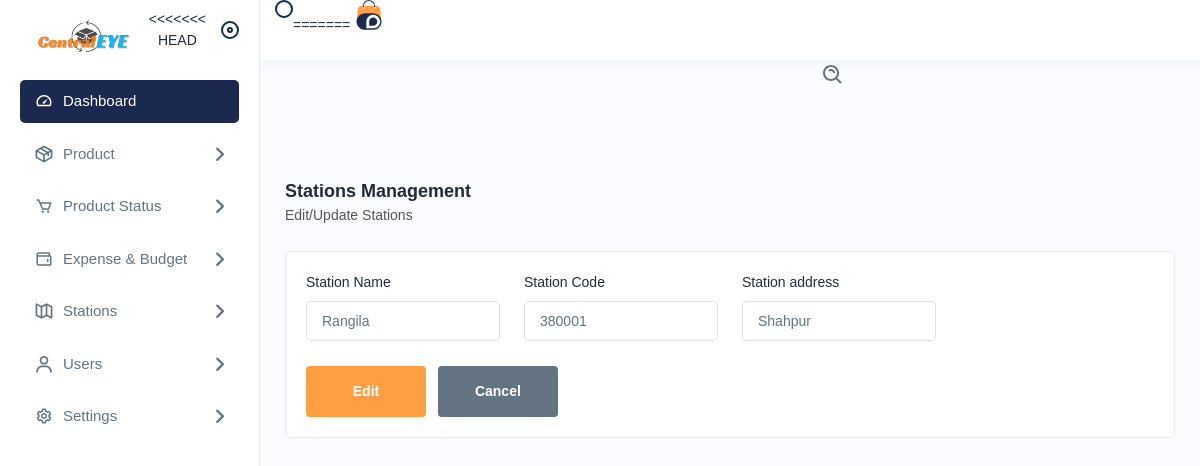
The app's page /editstation/1 with its own data.
### app/models.py (models this page shows, shortened)
class stationDetails(models.Model):
    station_id = models.IntegerField(primary_key=True)
    station_name = models.CharField(max_length=255)
    station_code = models.CharField(max_length=255)
    station_address = models.CharField(max_length=255)

### app/views.py (the view, shortened to what this page needs)
# urls.py: path('editstation/<int:id>',views.editstation, name='editstation'),
def editstation(request,id):
    station_id = stationDetails.objects.get(station_id=id)
    return render(request,'editstation.html',{'i': station_id})

### templates/editstation.html (shortened to what this page needs)
{% extends 'navbar.html' %}
{% load static %}
{% block body %}
<div class="main-wrapper">
    <div class="page-wrapper">
        <div class="content">
            <div class="page-header">
                <div class="page-title">
                    <h4>Stations Management</h4>
                    <h6>Edit/Update Stations</h6>
                </div>
            </div>
            <div class="card">
                <div class="card-body">
                    <form action="{% url 'editstation' i.station_id  %}" method="post">
                    <div class="row">
                        <div class="col-lg-3 col-sm-6 col-12">
                            <div class="form-group">
                                <label>Station Name</label>
                                <input type="text" name="station_name" value="{{i.station_name}}">
                            </div>
                        </div>
                        <div class="col-lg-3 col-sm-6 col-12">
                            <div class="form-group">
                                <label>Station Code</label>
                                <input type="text" name="station_code" value="{{i.station_code}}">
                            </div>
                        </div>
                        <div class="col-lg-3 col-sm-6 col-12">
                            <div class="form-group">
                                <label>Station address</label>
                                <input type="text" name="station_address" value="{{i.station_address}}">
                            </div>
                        </div>
                        <div class="col-lg-12">
                            <input type="submit" class="btn btn-submit me-2" data-dismiss="modal" value="Edit">
                            <a href="{% url 'stationlist' %}"><input type="submit" class="btn btn-cancel" value="Cancel"></a>
                        </div>
                    </div>
                </form>
                </div>
            </div>
        </div>
    </div>
</div>
{% endblock %}

### records on screen
stationDetails: station_name "Rangila", station_code "380001", station_address "Shahpur"
